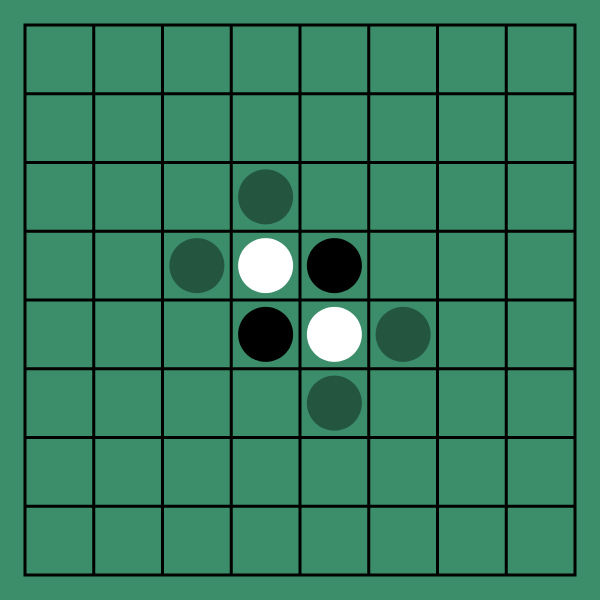
Frame 1 (no input)
Frame 60 (no input): identical to frame 1, image omitted
Frame 120 (the mouse pressed at the canvas centre since frame 60): identical to frame 1, image omitted

The p5.js sketch that drew this single still picture (run headless with seeded random() and noise() and a simulated clock; from frame 60 on, the mouse is pressed at the canvas centre):

// p5.js sketch
// ── sketch.js
let tile;
let offset;
let boardSize;
let game;

function setup() {
  pixelDensity(2);
  createCanvas(600, 600);
  background("#3b8e69");

  boardSize = 8;
  offset = 25;
  tile = (width - 2 * offset) / boardSize;

  game = new Othello(boardSize, offset, tile);
}

function draw() {
  background("#3b8e69");
  drawGrid();
  game.drawGameboard();
}

drawGrid = () => {
  strokeWeight(3);
  stroke(0);
  noFill();
  rect(offset, offset, width - 2 * offset, height - 2 * offset);

  for (let i = 1; i < boardSize + 1; i++) {
    line(offset + i * tile, offset, offset + i * tile, height - offset);
    line(offset, offset + i * tile, width - offset, offset + i * tile);
  }
};

mousePressed = () => {
  if (mouseX >= offset && mouseX <= width - offset) {
    if (mouseY >= offset && mouseY <= width - offset) {
      game.placePeice(mouseX, mouseY);
    }
  }
};

// ── Othello.js
class Othello {
  constructor(boardSize, offset, tile) {
    this.boardSize = boardSize;

    this.gameboard = [];

    for (let i = 0; i < boardSize; i++) {
      this.gameboard.push([]);

      for (let j = 0; j < boardSize; j++) {
        this.gameboard[i].push(0);
      }
    }

    this.gameboard[3][3] = 2;
    this.gameboard[3][4] = 1;
    this.gameboard[4][3] = 1;
    this.gameboard[4][4] = 2;

    this.offset = offset + tile / 2;
    this.tile = tile;
    this.turn = 1;

    this.legalMoves = this.getLegalMoves();
  }

  drawGameboard = () => {
    noStroke();

    for (let i = 0; i < this.gameboard.length; i++) {
      const arr = this.gameboard[i];

      for (let j = 0; j < this.gameboard.length; j++) {
        const position = arr[j];

        if (position == 0) continue;
        fill(255 * (position - 1));
        circle(this.offset + tile * j, this.offset + tile * i, this.tile * 0.8);
      }
    }

    for (let i = 0; i < this.legalMoves.length; i++) {
      const arr = this.legalMoves[i];
      fill(255 * (this.turn - 1), 255 * 0.4);
      circle(
        this.offset + tile * arr[1],
        this.offset + tile * arr[0],
        this.tile * 0.8
      );
    }
  };

  getLegalMoves = () => {
    let legal = [];

    for (let i = 0; i < this.gameboard.length; i++) {
      const row = this.gameboard[i];
      for (let j = 0; j < row.length; j++) {
        const entry = row[j];
        if (entry != this.turn) continue;

        for (let dy = -1; dy < 2; dy++) {
          if (i + dy < 0 || i + dy == this.gameboard.length) {
            continue;
          }

          for (let dx = -1; dx < 2; dx++) {
            if (j + dx < 0 || j + dx == this.gameboard.length) {
              continue;
            } else if (
              this.gameboard[i + dy][j + dx] == this.turn ||
              this.gameboard[i + dy][j + dx] == 0
            ) {
              continue;
            }

            let moves = this.legalMovesInDirection(i + dy, j + dx, dx, dy);
            if (moves != null) {
              legal.push(moves);
            }
          }
        }
      }
    }

    let t = {}

    return legal.filter((a => !(t[a]=a in t)));
  };

  existsInArray = (array, array1) => {

    if(array.length == 0) return false;

    for (let i = 0; i < array.length; i++) {
        const arr = array[i];
        for (let j = 0; j < arr.length; j++) {
            const element = arr[j];
            const elem = array1[j];
            
            if(element != elem) return false;
        }
    }

    return true;
  }

  legalMovesInDirection = (y, x, dx, dy) => {
    while (
      y >= 0 &&
      y != this.gameboard.length &&
      x >= 0 &&
      x != this.gameboard.length &&
      this.gameboard[y][x] != 0 &&
      this.gameboard[y][x] != this.turn
    ) {
      y += dy;
      x += dx;
    }

    if (
      y >= 0 &&
      y != this.gameboard.length &&
      x >= 0 &&
      x != this.gameboard.length &&
      this.gameboard[y][x] == 0
    ) {
      return [y, x];
    } else return null;
  };

  placePeice = (mouseX, mouseY) => {
    for (let i = 0; i < this.legalMoves.length; i++) {
      const coord = this.legalMoves[i];

      let x = this.offset + this.tile * coord[1];
      let y = this.offset + this.tile * coord[0];
    
    

      if (abs(mouseX - x) <= tile*.5 && abs(mouseY - y) <= tile*.5) {
        //update gameboard
        this.gameboard[coord[0]][coord[1]] = this.turn;
        this.updateBoard(coord[1], coord[0]);

        //change turns and get legal moves
        this.turn = this.turn == 1 ? 2 : 1;
        this.legalMoves = this.getLegalMoves();
        break;
      }
    }
  };

  updateBoard = (x, y) => {
    let captured = [];
    for (let dy = -1; dy < 2; dy++) {
      if (y + dy < 0 || y + dy == this.gameboard.length) {
        continue;
      }

      for (let dx = -1; dx < 2; dx++) {
        if (dy == 0 && dx == 0) continue;


        if (
          x + dx < 0 ||
          x + dx == this.gameboard.length ||
          this.gameboard[y + dy][x + dx] == this.turn ||
          this.gameboard[y + dy][x + dx] == 0
        ) {
          continue;
        }

        captured = captured.concat(this.getCaptured(x + dx, y + dy, dx, dy));
      }
    }

    captured.forEach((element) => {
      this.gameboard[element[0]][element[1]] = this.turn;
    });
  };

  getCaptured = (x, y, dx, dy) => {
    let captured = [];


    while (
      y >= 0 &&
      y != this.gameboard.length &&
      x >= 0 &&
      x != this.gameboard.length &&
      this.gameboard[y][x] != 0 &&
      this.gameboard[y][x] != this.turn
    ) {
        captured.push([y, x]);
        y += dy;
        x += dx;
    }

    if (
      y >= 0 &&
      y != this.gameboard.length &&
      x >= 0 &&
      x != this.gameboard.length &&
      this.gameboard[y][x] == this.turn
    ) {
      return captured;
    } else return [];
  };

  get getGameboard(){
      return this.gameboard
  }
}

// ── RandomPlayer.js
class RandomPlayer{
    constructor(game, turn){

        this.game = game;
        this.turn = turn;

    }

    update = () => {
        if(this.game.turn == this.turn){
            let possible = this.game.legalMoves;
            if(possible.length == 0){
                this.game.endgame=true
                return;
            }
            let index = floor(Math.random() * possible.length);

            this.game.placePeiceAtIndex(possible[index][0], possible[index][1]);
        }
    }
}
